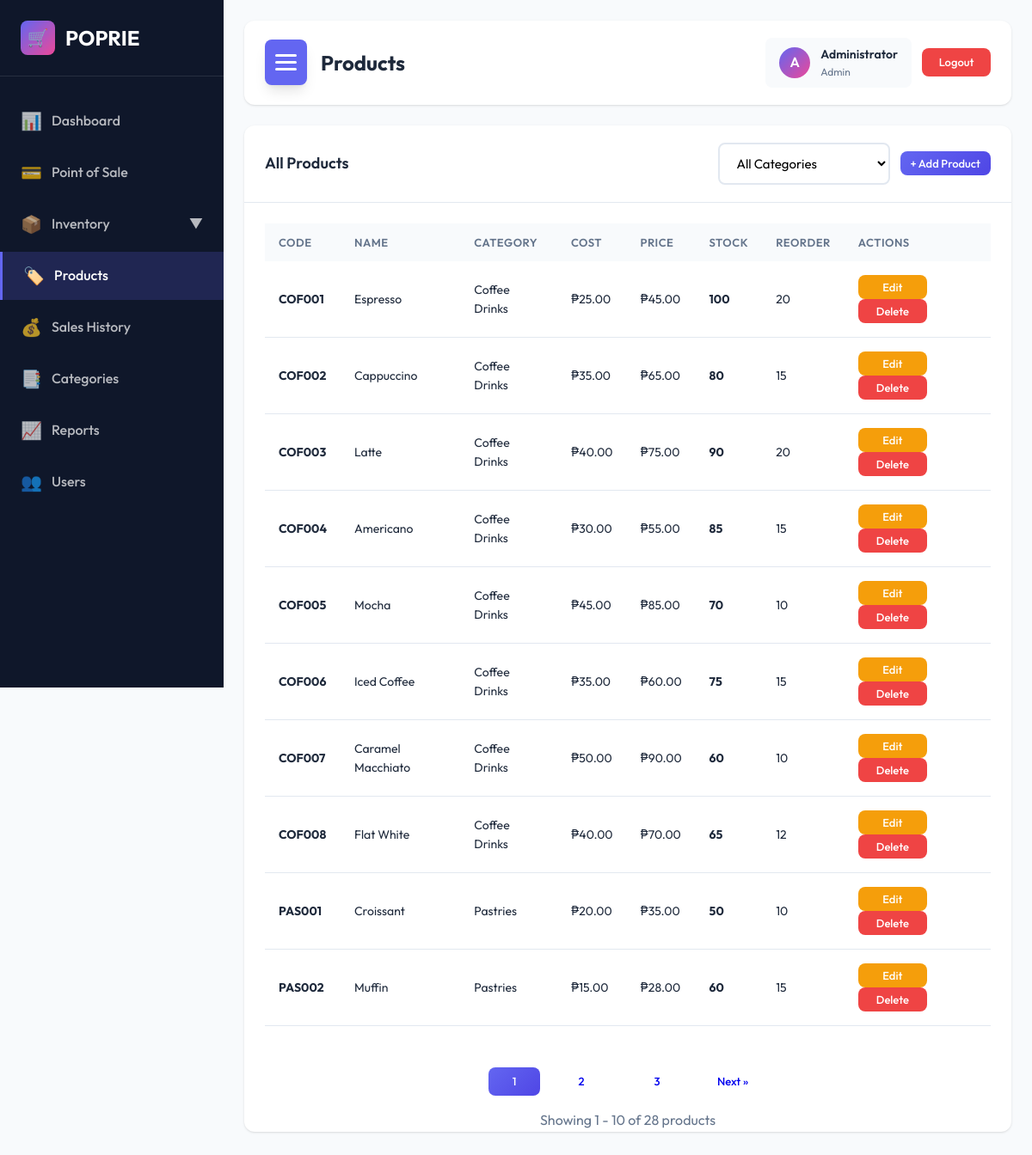
The page /products.php (signed in) on the database its author committed.
### tables this page shows
CREATE TABLE IF NOT EXISTS products (
    product_id INT AUTO_INCREMENT PRIMARY KEY,
    product_code VARCHAR(50) UNIQUE NOT NULL,
    product_name VARCHAR(200) NOT NULL,
    category_id INT,
    description TEXT,
    cost_price DECIMAL(10, 2) NOT NULL,
    selling_price DECIMAL(10, 2) NOT NULL,
    stock_quantity INT DEFAULT 0,
    reorder_level INT DEFAULT 10,
    barcode VARCHAR(100),
    image_url VARCHAR(255),
    status ENUM('active', 'inactive') DEFAULT 'active',
    created_at TIMESTAMP DEFAULT CURRENT_TIMESTAMP,
    updated_at TIMESTAMP DEFAULT CURRENT_TIMESTAMP ON UPDATE CURRENT_TIMESTAMP,
    FOREIGN KEY (category_id) REFERENCES categories(category_id) ON DELETE SET NULL
);

CREATE TABLE IF NOT EXISTS categories (
    category_id INT AUTO_INCREMENT PRIMARY KEY,
    category_name VARCHAR(100) NOT NULL,
    description TEXT,
    created_at TIMESTAMP DEFAULT CURRENT_TIMESTAMP
);

### includes/auth.php (called while the page is built, shortened)
<?php
function getCurrentUser() {
    return [
        'user_id' => $_SESSION['user_id'] ?? null,
        'username' => $_SESSION['username'] ?? null,
        'full_name' => $_SESSION['full_name'] ?? null,
        'role' => $_SESSION['role'] ?? null
    ];
}
?>

### products.php (the view, shortened to what this page needs)
<?php
require_once 'includes/config.php';
require_once 'includes/auth.php';
$items_per_page = 10;
$page = isset($_GET['page']) ? (int)$_GET['page'] : 1;
$offset = ($page - 1) * $items_per_page;
$selected_category = isset($_GET['category']) ? (int)$_GET['category'] : '';
$where_clause = "WHERE p.status = 'active'";
$params = [];
$types = "";
$count_query = "SELECT COUNT(*) as total FROM products p LEFT JOIN categories c ON p.category_id = c.category_id $where_clause";
$count_stmt = $conn->prepare($count_query);
$count_stmt->execute();
$total_result = $count_stmt->get_result();
$total_products = $total_result->fetch_assoc()['total'];
$total_pages = ceil($total_products / $items_per_page);
$products_query = "
    SELECT p.*, c.category_name
    FROM products p
    LEFT JOIN categories c ON p.category_id = c.category_id
    $where_clause
    ORDER BY p.created_at DESC
    LIMIT ? OFFSET ?
";
$products_stmt = $conn->prepare($products_query);
$all_params = array_merge($params, [$items_per_page, $offset]);
$all_types = $types . "ii";
$products_stmt->bind_param($all_types, ...$all_params);
$products_stmt->execute();
$products = $products_stmt->get_result();
?>
<!DOCTYPE html>
<html lang="en">
<head>
    <link rel="stylesheet" href="css/style.css">
</head>
<body>
    <div class="main-wrapper">
        <?php include 'includes/sidebar.php'; ?>
        <div class="main-content">
            <div class="header">
                <div class="header-left">
                    <button class="hamburger-menu" onclick="toggleSidebar()">
                        <span></span>
                        <span></span>
                        <span></span>
                    </button>
                    <h1>Products</h1>
                </div>
                <div class="header-actions">
                    <div class="user-info">
                        <div class="user-avatar"><?php echo strtoupper(substr($user['full_name'], 0, 1)); ?></div>
                        <div class="user-details">
                            <h4><?php echo htmlspecialchars($user['full_name']); ?></h4>
                            <p><?php echo ucfirst($user['role']); ?></p>
                        </div>
                    </div>
                    <a href="logout.php" class="btn btn-logout btn-sm">Logout</a>
                </div>
            </div>
            <div class="card">
                <div class="card-header">
                    <h3>All Products</h3>
                    <form method="GET" style="display: flex; gap: 12px; align-items: center;">
                        <select name="category" class="form-control" style="width: 200px;" onchange="this.form.submit()">
                            <option value="">All Categories</option>
                        </select>
                        <button type="button" class="btn btn-primary btn-sm" onclick="openAddModal()">+ Add Product</button>
                    </form>
                </div>
                <div class="card-body">
                    <div class="table-responsive">
                        <table>
                            <thead>
                                <tr>
                                    <th>Code</th>
                                    <th>Name</th>
                                    <th>Category</th>
                                    <th>Cost</th>
                                    <th>Price</th>
                                    <th>Stock</th>
                                    <th>Reorder</th>
                                    <th>Actions</th>
                                </tr>
                            </thead>
                            <tbody>
                                <?php if ($products->num_rows > 0): ?>
                                    <?php while ($product = $products->fetch_assoc()): ?>
                                        <tr>
                                            <td><strong><?php echo htmlspecialchars($product['product_code']); ?></strong></td>
                                            <td><?php echo htmlspecialchars($product['product_name']); ?></td>
                                            <td><?php echo htmlspecialchars($product['category_name']); ?></td>
                                            <td>₱<?php echo number_format($product['cost_price'], 2); ?></td>
                                            <td>₱<?php echo number_format($product['selling_price'], 2); ?></td>
                                            <td><strong><?php echo $product['stock_quantity']; ?></strong></td>
                                            <td><?php echo $product['reorder_level']; ?></td>
                                            <td>
                                                <button class="btn btn-warning btn-sm" onclick="openEditModal(<?php echo htmlspecialchars(json_encode($product)); ?>)">Edit</button>
                                                <button class="btn btn-danger btn-sm" onclick="deleteProduct(<?php echo $product['product_id']; ?>)">Delete</button>
                                            </td>
                                        </tr>
                                    <?php endwhile; ?>
                                <?php endif; ?>
                            </tbody>
                        </table>
                    </div>
                </div>
                <?php if ($total_pages > 1): ?>
                <div class="pagination" style="display: flex; justify-content: center; gap: 8px; margin-top: 24px;">
                    <?php for ($i = 1; $i <= $total_pages; $i++): ?>
                        <?php if ($i == $page): ?>
                            <span class="btn btn-primary btn-sm"><?php echo $i; ?></span>
                        <?php else: ?>
                            <a href="?page=<?php echo $i; ?>&category=<?php echo $selected_category; ?>" class="btn btn-secondary btn-sm"><?php echo $i; ?></a>
                        <?php endif; ?>
                    <?php endfor; ?>
                    <?php if ($page < $total_pages): ?>
                        <a href="?page=<?php echo $page + 1; ?>&category=<?php echo $selected_category; ?>" class="btn btn-secondary btn-sm">Next »</a>
                    <?php endif; ?>
                </div>
                <?php endif; ?>
                <div style="text-align: center; margin-top: 16px; color: var(--text-secondary);">
                    Showing <?php echo ($offset + 1) . ' - ' . min($offset + $items_per_page, $total_products); ?> of <?php echo $total_products; ?> products
                </div>
            </div>
        </div>
    </div>
</body>
</html>

### rows shown on the page
products: product_code "COF001", product_name "Espresso", category.category_name "Coffee Drinks", cost_price "25.00", selling_price "45.00", stock_quantity "100", reorder_level "20"
products: product_code "COF002", product_name "Cappuccino", category.category_name "Coffee Drinks", cost_price "35.00", selling_price "65.00", stock_quantity "80", reorder_level "15"
products: product_code "COF003", product_name "Latte", category.category_name "Coffee Drinks", cost_price "40.00", selling_price "75.00", stock_quantity "90", reorder_level "20"
products: product_code "COF004", product_name "Americano", category.category_name "Coffee Drinks", cost_price "30.00", selling_price "55.00", stock_quantity "85", reorder_level "15"
products: product_code "COF005", product_name "Mocha", category.category_name "Coffee Drinks", cost_price "45.00", selling_price "85.00", stock_quantity "70", reorder_level "10"
products: product_code "COF006", product_name "Iced Coffee", category.category_name "Coffee Drinks", cost_price "35.00", selling_price "60.00", stock_quantity "75", reorder_level "15"
products: product_code "COF007", product_name "Caramel Macchiato", category.category_name "Coffee Drinks", cost_price "50.00", selling_price "90.00", stock_quantity "60", reorder_level "10"
products: product_code "COF008", product_name "Flat White", category.category_name "Coffee Drinks", cost_price "40.00", selling_price "70.00", stock_quantity "65", reorder_level "12"
products: product_code "PAS001", product_name "Croissant", category.category_name "Pastries", cost_price "20.00", selling_price "35.00", stock_quantity "50", reorder_level "10"
products: product_code "PAS002", product_name "Muffin", category.category_name "Pastries", cost_price "15.00", selling_price "28.00", stock_quantity "60", reorder_level "15"

### other values the page prints
substr($user['full_name'], 0, 1) "A"
$user['full_name'] "Administrator"
$user['role'] "Admin"
$offset + 1 "1"
min($offset + $items_per_page, $total_products) "10"
$total_products "28"
